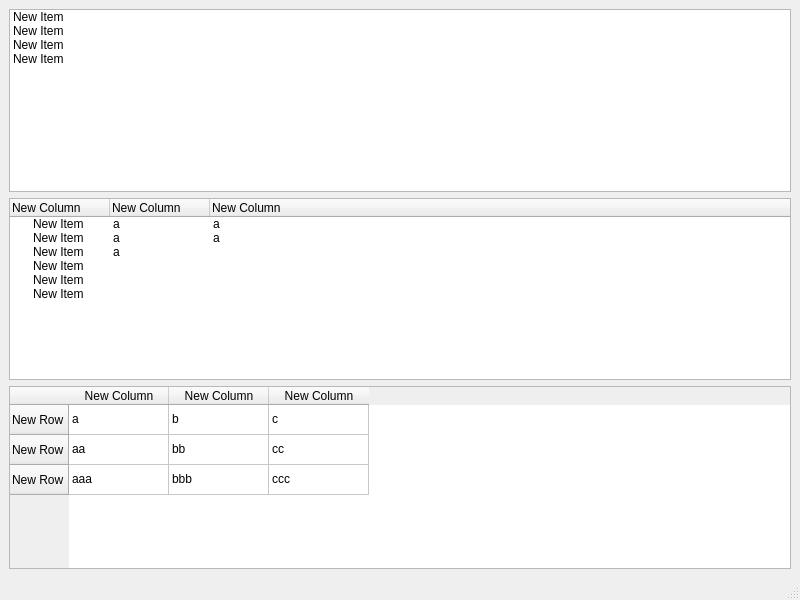
<?xml version="1.0" encoding="UTF-8"?>
<ui version="4.0">
 <class>MainWindow</class>
 <widget class="QMainWindow" name="MainWindow">
  <property name="geometry">
   <rect>
    <x>0</x>
    <y>0</y>
    <width>800</width>
    <height>600</height>
   </rect>
  </property>
  <property name="windowTitle">
   <string>MainWindow</string>
  </property>
  <widget class="QWidget" name="centralwidget">
   <layout class="QVBoxLayout" name="verticalLayout">
    <item>
     <widget class="QListWidget" name="listWidget">
      <item>
       <property name="text">
        <string>New Item</string>
       </property>
      </item>
      <item>
       <property name="text">
        <string>New Item</string>
       </property>
      </item>
      <item>
       <property name="text">
        <string>New Item</string>
       </property>
      </item>
      <item>
       <property name="text">
        <string>New Item</string>
       </property>
      </item>
     </widget>
    </item>
    <item>
     <widget class="QTreeWidget" name="treeWidget">
      <column>
       <property name="text">
        <string>New Column</string>
       </property>
      </column>
      <column>
       <property name="text">
        <string>New Column</string>
       </property>
      </column>
      <column>
       <property name="text">
        <string>New Column</string>
       </property>
      </column>
      <item>
       <property name="text">
        <string>New Item</string>
       </property>
       <property name="text">
        <string>a</string>
       </property>
       <property name="text">
        <string>a</string>
       </property>
      </item>
      <item>
       <property name="text">
        <string>New Item</string>
       </property>
       <property name="text">
        <string>a</string>
       </property>
       <property name="text">
        <string>a</string>
       </property>
      </item>
      <item>
       <property name="text">
        <string>New Item</string>
       </property>
       <property name="text">
        <string>a</string>
       </property>
      </item>
      <item>
       <property name="text">
        <string>New Item</string>
       </property>
      </item>
      <item>
       <property name="text">
        <string>New Item</string>
       </property>
      </item>
      <item>
       <property name="text">
        <string>New Item</string>
       </property>
      </item>
     </widget>
    </item>
    <item>
     <widget class="QTableWidget" name="tableWidget">
      <row>
       <property name="text">
        <string>New Row</string>
       </property>
      </row>
      <row>
       <property name="text">
        <string>New Row</string>
       </property>
      </row>
      <row>
       <property name="text">
        <string>New Row</string>
       </property>
      </row>
      <column>
       <property name="text">
        <string>New Column</string>
       </property>
      </column>
      <column>
       <property name="text">
        <string>New Column</string>
       </property>
      </column>
      <column>
       <property name="text">
        <string>New Column</string>
       </property>
      </column>
      <item row="0" column="0">
       <property name="text">
        <string>a</string>
       </property>
      </item>
      <item row="0" column="1">
       <property name="text">
        <string>b</string>
       </property>
      </item>
      <item row="0" column="2">
       <property name="text">
        <string>c </string>
       </property>
      </item>
      <item row="1" column="0">
       <property name="text">
        <string>aa</string>
       </property>
      </item>
      <item row="1" column="1">
       <property name="text">
        <string>bb</string>
       </property>
      </item>
      <item row="1" column="2">
       <property name="text">
        <string>cc</string>
       </property>
      </item>
      <item row="2" column="0">
       <property name="text">
        <string>aaa</string>
       </property>
      </item>
      <item row="2" column="1">
       <property name="text">
        <string>bbb</string>
       </property>
      </item>
      <item row="2" column="2">
       <property name="text">
        <string>ccc</string>
       </property>
      </item>
     </widget>
    </item>
   </layout>
  </widget>
  <widget class="QMenuBar" name="menubar">
   <property name="geometry">
    <rect>
     <x>0</x>
     <y>0</y>
     <width>800</width>
     <height>21</height>
    </rect>
   </property>
  </widget>
  <widget class="QStatusBar" name="statusbar"/>
 </widget>
 <resources/>
 <connections/>
</ui>
